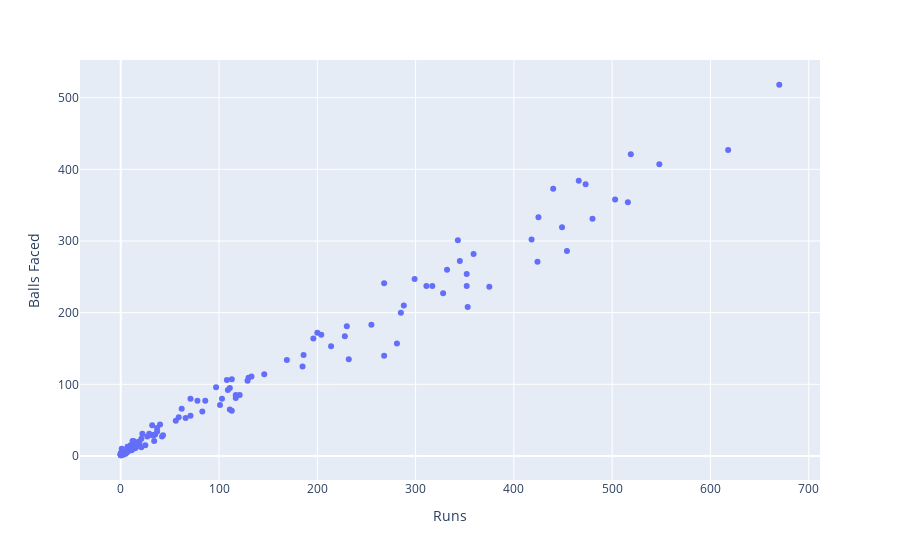

Here is the notebook cell this chart was saved with:
### Code cell
#16.Scatter plot of Runs vs Balls Faced by a player in the season

import plotly.express as px 
fig = px.scatter(df, x='Runs', y='BF',labels={'BF':'Balls Faced'},hover_data=['Player']) 
fig.show()

### Figure 1 — Plotly figure (JSON) as saved in the notebook; plotly's stock layout.template omitted (floating-point values rounded to 4 significant figures; data arrays with more than 128 entries replaced by an {"elided": "..."} marker saying what was removed)
{"data": [{"customdata": {"elided": "133x1 str values"}, "hovertemplate": "Runs=%{x}<br>Balls Faced=%{y}<br>Player=%{customdata[0]}<extra></extra>", "legendgroup": "", "marker": {"color": "#636efa", "symbol": "circle"}, "mode": "markers", "name": "", "orientation": "v", "showlegend": false, "type": "scatter", "x": {"elided": "133 int values"}, "xaxis": "x", "y": {"elided": "133 int values"}, "yaxis": "y"}], "layout": {"legend": {"tracegroupgap": 0}, "margin": {"t": 60}, "xaxis": {"anchor": "y", "domain": [0, 1], "title": {"text": "Runs"}}, "yaxis": {"anchor": "x", "domain": [0, 1], "title": {"text": "Balls Faced"}}}}
